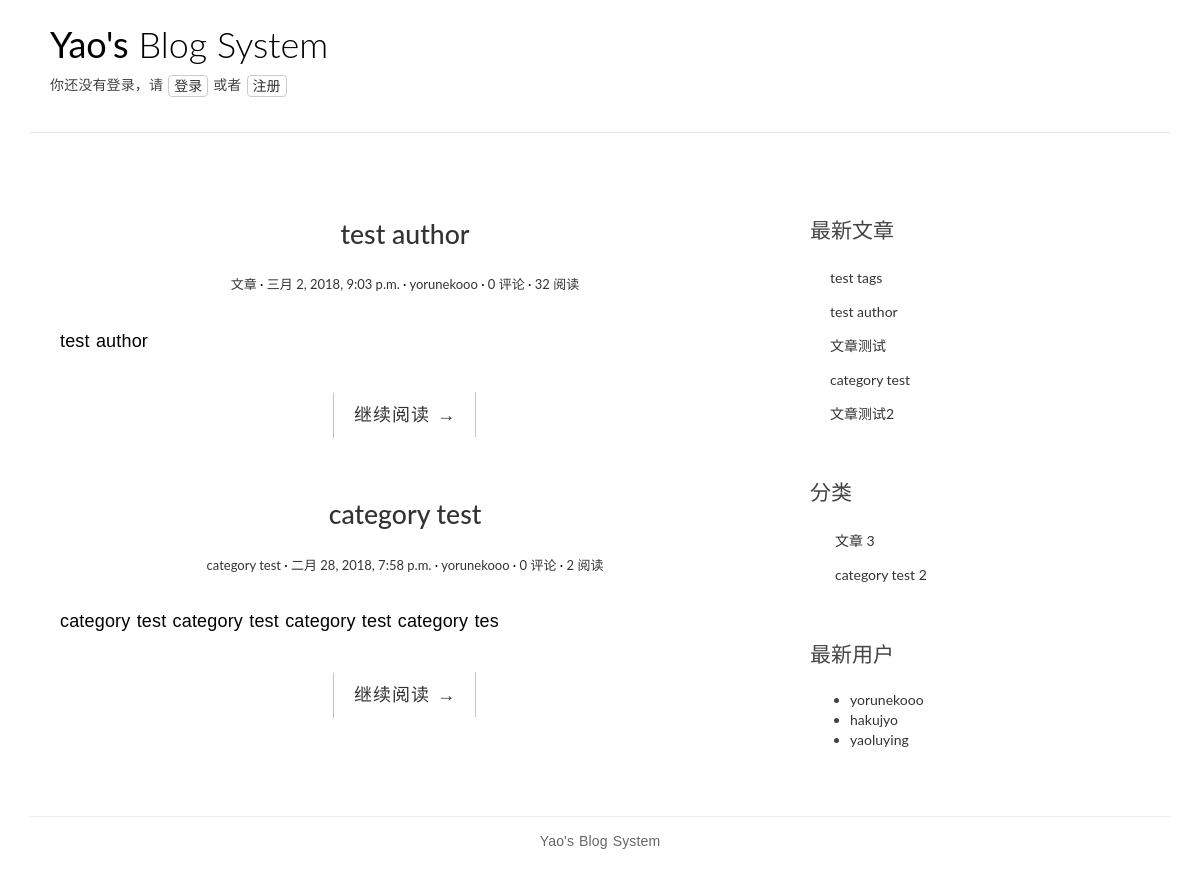
Before: /author/1/ with the older database file.
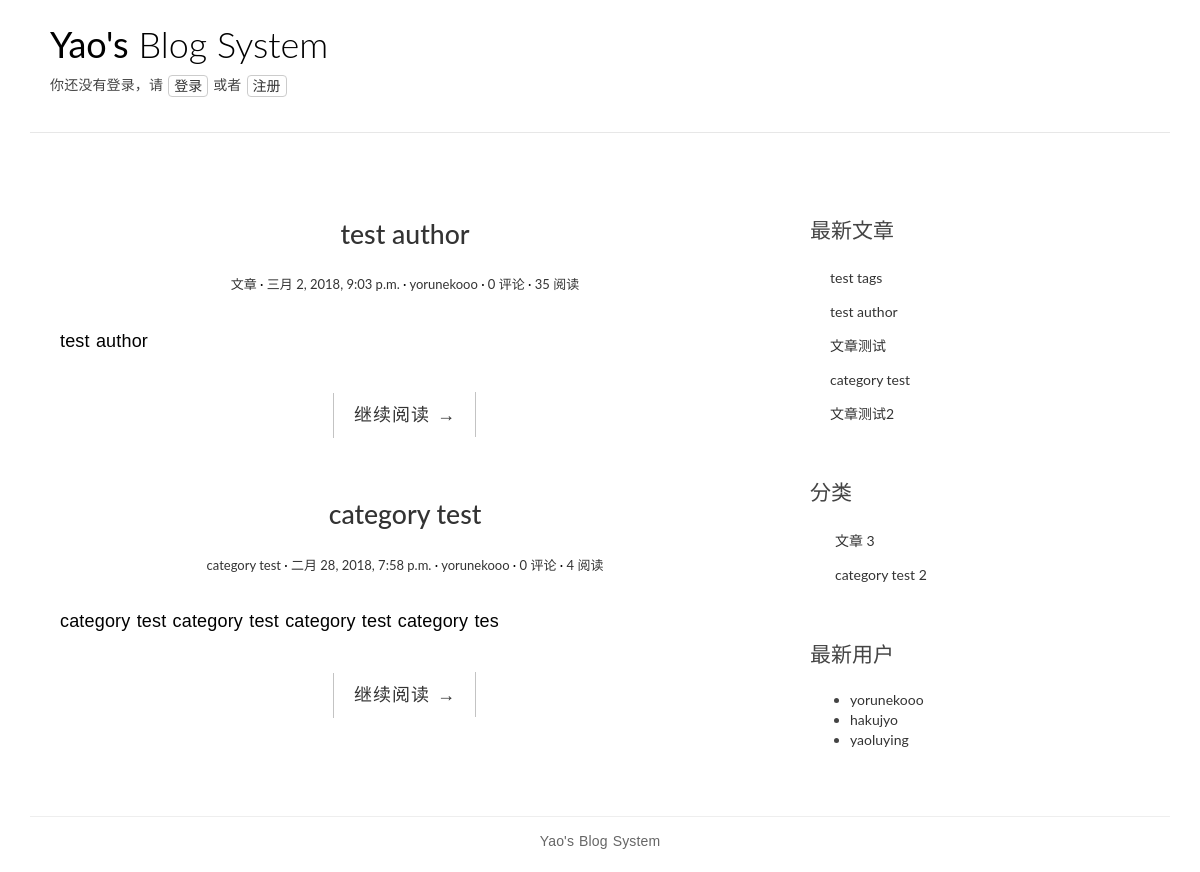
After: the same page with the newer database file.
### blog/models.py (models this page shows, shortened)
@python_2_unicode_compatible
class Post(models.Model):
    title = models.CharField(max_length=70)
    body = models.TextField()
    created_time = models.DateTimeField()
    modified_time = models.DateTimeField()
    excerpt = models.CharField(max_length=200, blank=True)
    category = models.ForeignKey(Category, on_delete=models.CASCADE,)
    tags = models.ManyToManyField(Tag, blank=True)
    author = models.ForeignKey(settings.AUTH_USER_MODEL, on_delete=models.CASCADE,)
    views = models.PositiveIntegerField(default=0)
    def get_absolute_url(self):
        return reverse('blog:detail', kwargs={'pk': self.pk})
    class Meta:
        ordering = ['-created_time']

@python_2_unicode_compatible
class Category(models.Model):
    name = models.CharField(max_length=100)

### users/models.py (models this page shows)
@python_2_unicode_compatible
class User(AbstractUser):
    nickname = models.CharField(max_length=50, blank=True)
    friends = models.ManyToManyField('self')
    def get_absolute_url(self):
        return reverse('blog:author', kwargs={'pk': self.pk})
    class Meta(AbstractUser.Meta):
        pass

### blog/views.py (the view)
# urls.py: url(r'^author/(?P<pk>[0-9]+)/$', views.author, name='author'),
def author(request, pk):
    auth = get_object_or_404(User, pk=pk)
    post_list = Post.objects.filter(author=auth)
    return render(request, 'blog_filter.html', context={'post_list': post_list})

### blog/templatetags/blog_tags.py (called while the page is built)
@register.simple_tag
def get_recent_posts(num=5):
    return Post.objects.all().order_by('-created_time')[:num]

@register.simple_tag
def get_categories():
    return Category.objects.annotate(num_posts=Count('post')).filter(num_posts__gt=0)

@register.simple_tag
def get_users():
    return User.objects.all()

### blog/templates/blog_filter.html (shortened to what this page needs)
{% extends 'base.html' %}
{% load staticfiles %}
{% load blog_tags %}
{% block main %}
    {% for post in post_list %}
        <article class="post post-{{ post.pk }}">
            <header class="entry-header">
                <h1 class="entry-title">
                    <a href="{{ post.get_absolute_url }}">{{ post.title }}</a>
                </h1>
                <div class="entry-meta">
                    <span class="post-category"><a href="#">{{ post.category.name }}</a></span>
                    <span class="post-date"><a href="#"><time class="entry-date" datetime="{{ post.created_time }}">{{ post.created_time }}</time></a></span>
                    <span class="post-author"><a href="{{ post.author.get_absolute_url }}">{{ post.author }}</a></span>
                    <span class="comments-link"><a href="#">{{ post.comment_set.count }} 评论</a></span>
                    <span class="views-count"><a href="#">{{ post.views }} 阅读</a></span>
                </div>
            </header>
            <div class="entry-content clearfix">
              <p>{{ post.excerpt }}</p>
              <div class="read-more cl-effect-14">
                <a href="{{ post.get_absolute_url }}" class="more-link">继续阅读 <span class="meta-nav">→</span></a>
              </div>
            </div>
        </article>
    {% empty %}
        <div class="no-post">暂时还没有发布的文章！</div>
    {% endfor %}
{% endblock main %}
{% block aside %}
    {% include 'asides/recent-posts.html' %}
    {% include 'asides/category.html' %}
    {% include 'asides/recent-users.html' %}
{% endblock aside %}

### blog/templates/asides/recent-posts.html
{% load staticfiles %}
{% load blog_tags %}
{% block recent-posts%}
    <div class="widget widget-recent-posts">
        <h3 class="widget-title">最新文章</h3>
        {% get_recent_posts as recent_post_list %}
        <ul>
            {% for post in recent_post_list %}
            <li>
                <a href="{{ post.get_absolute_url }}">{{ post.title }}</a>
            </li>
            {% empty %}
            暂无文章！
            {% endfor %}
        </ul>
    </div>
{% endblock recent-posts %}

Changed rows visible on the page:
changed Post "test author": views "32" → "35"
changed Post "category test": views "2" → "4"
